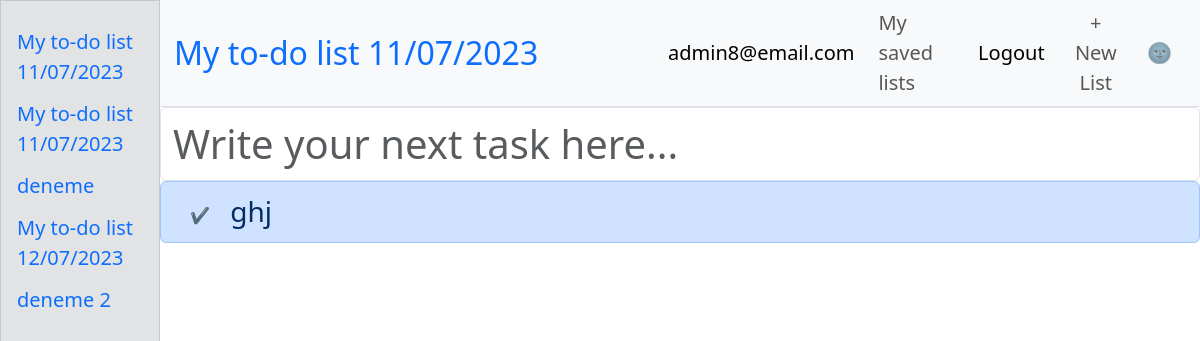
The app's page /3 (signed in) with its own data.
### main.py (models this page shows)
class TodoList(db.Model):
    __tablename__ = "lists"
    id = db.Column(db.Integer, primary_key=True)
    list_name = db.Column(db.String(100))
    user_id = db.Column(db.Integer, db.ForeignKey("users.id"))
    user = relationship("User", back_populates="all_lists")
    tasks = relationship("Todo", back_populates="parent_list")

class User(UserMixin, db.Model):
    __tablename__ = "users"
    id = db.Column(db.Integer, primary_key=True)
    email = db.Column(db.String(100), unique=True)
    password = db.Column(db.String(100))
    name = db.Column(db.String(100))
    login_with_google = db.Column(db.Boolean)
    all_lists = relationship("TodoList", back_populates="user")
    tasks = relationship("Todo", back_populates="user")

class Todo(db.Model):
    __tablename__ = "todo_tasks"
    id = db.Column(db.Integer, primary_key=True)
    list_id = db.Column(db.Integer, db.ForeignKey("lists.id"))
    user_id = db.Column(db.Integer, db.ForeignKey("users.id"))
    parent_list = relationship("TodoList", back_populates="tasks")
    user = relationship("User", back_populates="tasks")
    task = db.Column(db.String(200))
    starred = db.Column(db.Boolean)
    complete = db.Column(db.Boolean)

### main.py (the view)
@app.route("/<int:list_id>")
def show_list(list_id):
    global is_dark, list_name
    list_to_show = db.get_or_404(TodoList, list_id)
    todos = db.session.execute(db.select(Todo).filter_by(list_id=list_id)).scalars()
    return render_template("list.html", todo_list=todos.all(),
                           is_dark=is_dark,
                           list_id=list_id,
                           list_name=list_to_show.list_name,
                           current_user=current_user,
                           path=get_path()
                           )

### main.py (called while the page is built)
@login_manager.user_loader
def load_user(user_id):
    return db.session.execute(db.select(User).filter_by(id=int(user_id))).scalar()

def get_path():
    return request.full_path

### templates/list.html (shortened to what this page needs)
<!doctype html>
{% if is_dark: %}
<html lang="en" data-bs-theme="dark">
{% else %}
<html lang="en">
{% endif %}
<head>
        <link href="https://cdn.jsdelivr.net/npm/bootstrap@5.3.0-alpha3/dist/css/bootstrap.min.css" rel="stylesheet">
    <link rel="stylesheet" href="{{url_for('static', filename='styles.css')}}" />
</head>
<body>
{% if current_user.is_authenticated: %}
    <nav class="navbar navbarr navbar-expand-lg bg-body-tertiary mb-0 border-bottom">
        {% else %}
         <nav class="navbar navbar-expand-lg bg-body-tertiary mb-0 border-bottom">
             {% endif %}
  <div class="container-fluid">
      <form method="post" action="/change_list_name">
    <input type="text" class="navbar-brand fs-2 list-name border border-0 bg-body-tertiary"
           title="Click and hit enter to change list name" placeholder="{{list_name}}"
           autocomplete="off" name="list-name-input">
          </form>
<div class="collapse navbar-collapse" id="navbarSupportedContent">
      <ul class="navbar-nav ms-auto align-items-center">
          <li class="nav-item me-2">
        {% if not current_user.is_authenticated: %}
      <a class="btn btn-lg btn-outline-info" href="/save_list/{{list_id}}">Save this list</a>
          </li>
        <li class="nav-item me-2">
          <a class="nav-link active fs-5 login-link" aria-current="page" href="/save_list/{{list_id}}">Log in</a>
              </li>
              {% else: %}
          {% if not current_user.login_with_google: %}
             <li class="nav-item me-2">
          <a class="nav-link active fs-5" aria-current="page" href="/account" title="Click for account settings">
              {{current_user.email}}
              </a>
        </li>
          {% endif %}
          <li class="nav-item me-2">
          <a class="nav-link fs-5" aria-current="page" href="/">My saved lists</a>
        </li>
        <li class="nav-item me-2">
              <a class="nav-link active fs-5 login-link" aria-current="page" href="/logout">Logout</a>
                {% endif %}
        </li>
        <li class="nav-item me-2">
        {% if current_user.is_authenticated: %}
             <a class="text-decoration-none" href="/new"><button type="button" class="nav-link fs-5 add-new-list btn" data-bs-toggle="modal" data-bs-target="#exampleModal">
  + New List
</button>
                 </a>
            {% endif %}
        </li>
          <li class="nav-item me-2">
           {% if is_dark: %}
          <a class="nav-link fs-5 add-new-list" href="/dark/{{path}}" title="Turn light mode">🌝</a>
            {% else %}
            <a class="nav-link fs-5 add-new-list" href="/dark/{{path}}" title="Turn dark mode">🌚</a>
            {% endif %}
        </li>
      </ul>
    </div>
  </div>
</nav>
{% if current_user.is_authenticated: %}
    <div class="sidenav text-secondary-emphasis bg-secondary-subtle border border-secondary-subtle">
{% for list in current_user.all_lists %}
  <a class="" href="{{url_for('show_list', list_id=list.id)}}">{{list.list_name}}</a>
{% endfor %}
</div>
    {% endif %}
        {% if current_user.is_authenticated: %}
    <div class="main">
        {% else %}
        <div>
            {% endif %}
<form method="POST" action="/add">
  <div class="mb-0">
    <input name="task" placeholder="Write your next task here..."  class="form-control fs-1 new-task" autofocus>
  </div>
</form>
    <ul class="list-group fs-3">
    {% for todo in todo_list %}
    {% if not todo.complete and not todo.starred: %}
    <li class="list-group-item list-group-item-primary">
      <a class="btn" href="/update/{{todo.id}}">✔</a>
    <p class="fs-3">{{todo.task}}</p>
  </li>
        {% endif %}
{% endfor %}
 </ul>
</body>
</html>

### static/styles.css (style rules this page uses)
html, body { height: 100%; }
p { display: inline; }
.list-name { color: #0d6efd; }
.list-name::placeholder { color: #0d6efd; opacity: 1; }
.sidenav { height: 100%; width: 160px; position: fixed; z-index: 1; top: 0; left: 0; overflow-x: hidden; padding-top: 20px; }
.sidenav a { padding: 6px 8px 6px 16px; text-decoration: none; font-size: 20px; display: block; }
.main, .navbarr { margin-left: 160px; padding: 0px; }

### records on screen
TodoList: list-name-input "My to-do list 11/07/2023", list_name "My to-do list 11/07/2023"
User: email "admin8@email.com"
TodoList: list_name "My to-do list 11/07/2023"
TodoList: list_name "deneme"
TodoList: list_name "My to-do list 12/07/2023"
TodoList: list_name "deneme 2"
Todo: task "ghj"
